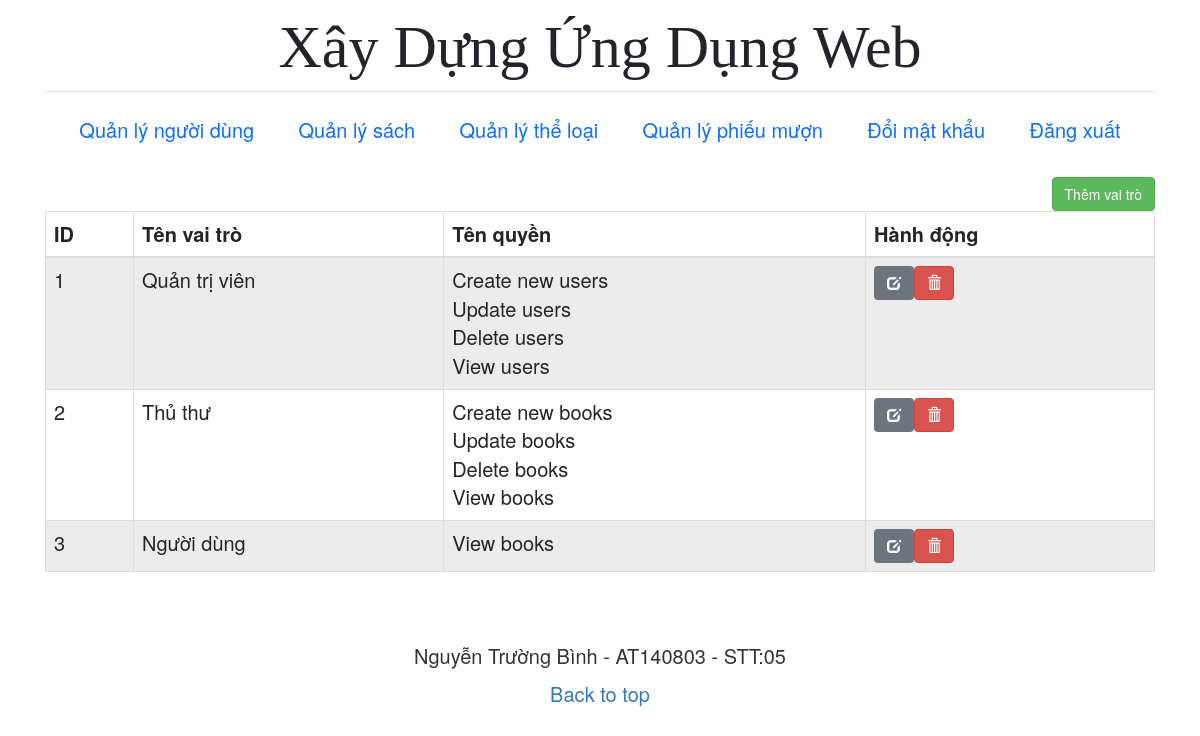
The app's page /roles/index.php (signed in), older data.
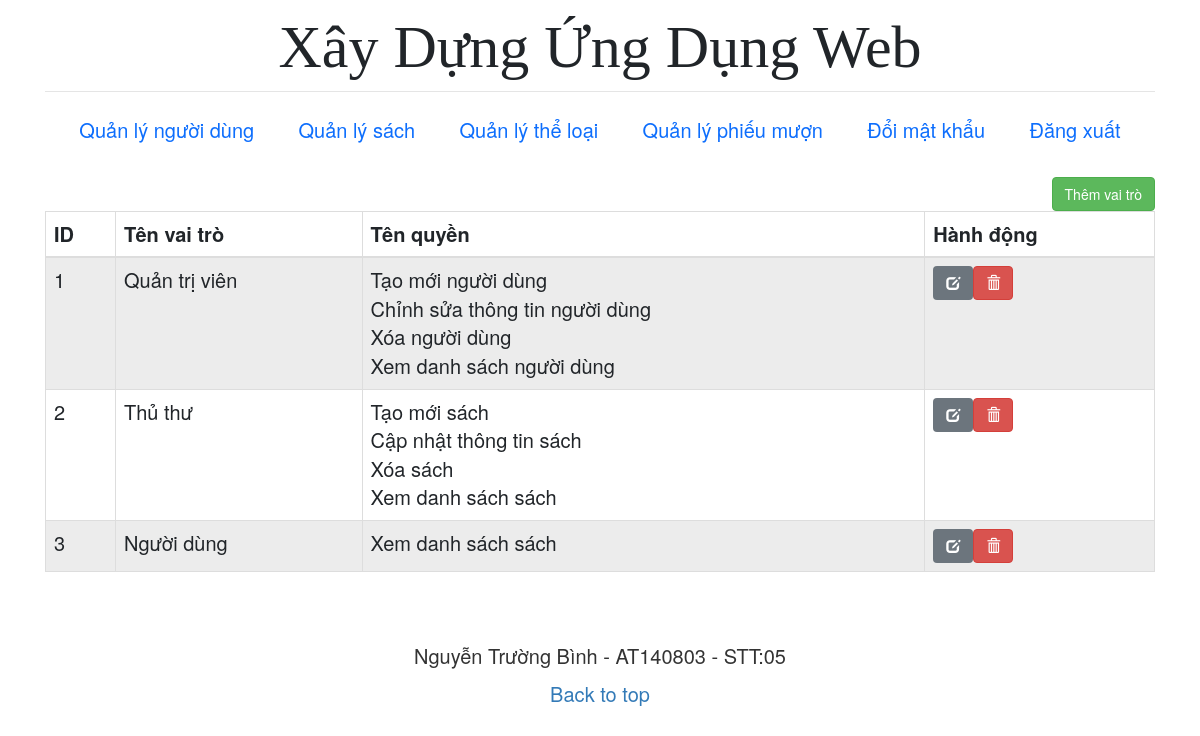
The same page, newer data.
### tables this page shows
CREATE TABLE `roles` (
  `role_id` int(11) NOT NULL,
  `role_name` varchar(255) NOT NULL
);

CREATE TABLE `roles_permissions` (
  `role_id` int(11) NOT NULL,
  `perm_id` int(11) NOT NULL
);

CREATE TABLE `permissions` (
  `perm_id` int(11) NOT NULL,
  `perm_mod` varchar(5) NOT NULL,
  `perm_desc` varchar(255) NOT NULL
);

### libs/checkPermission.php (called while the page is built)
<?php
    function checkPermission($conn, $role_id, $permission_id){
        $sql ="SELECT * FROM roles_permissions
        LEFT JOIN users ON users.role_id = roles_permissions.role_id
        WHERE users.role_id = $role_id
        AND roles_permissions.perm_id = $permission_id";
        $result = mysqli_query($conn, $sql);
        $rows = mysqli_num_rows($result);
        if ($rows == 0) {
            return false;
        } else {
            return true;
        };
    }

### roles/index.php (the view, shortened to what this page needs)
<?php include "../includes/header.php"; ?>
<?php
require_once("../libs/connection.php");
require_once("../libs/checkPermission.php");
if (checkPermission($conn, $_SESSION['role_id'], 1)) {
?>
  <main class="container">
    <a href="create.php" class="btn btn-success pull-right">Thêm vai trò</a>
    <?php
    $sql = "SELECT * FROM roles ORDER BY role_id";
    if ($result = mysqli_query($conn, $sql)) {
      if (mysqli_num_rows($result) > 0) {
        echo "<table class='table table-bordered table-striped'>";
        echo "<thead>";
        echo "<tr>";
        echo "<th>ID</th>";
        echo "<th>Tên vai trò</th>";
        echo "<th>Tên quyền</th>";
        echo "<th>Hành động</th>";
        echo "</tr>";
        echo "</thead>";
        echo "<tbody>";
        $i=1;
        while ($row = mysqli_fetch_array($result)) {
          echo "<tr>";
          echo "<td>" . $i++ . "</td>";
          echo "<td>" . $row['role_name'] . "</td>";
          $role_id = $row['role_id'];
          $query = "SELECT * FROM `permissions`
          LEFT JOIN roles_permissions ON roles_permissions.perm_id = permissions.perm_id
          WHERE roles_permissions.role_id = '$role_id'";
          $result1 = mysqli_query($conn, $query);
          echo "<td>";
          while ($data = mysqli_fetch_array($result1)){
            echo $data['perm_desc']."<br>";
          };
          echo "</td>";
          echo "<td>";
          echo "<a href='edit.php?id=" . $row['role_id'] . "' class='btn btn-secondary'><span class='glyphicon glyphicon-edit'></span></a>";
          echo "<a href='delete.php?id=" . $row['role_id'] . "' class='btn btn-danger'><span class='glyphicon glyphicon-trash'></span></a>";
          echo "</td>";
          echo "</tr>";
        }
        echo "</tbody>";
        echo "</table>";
      } else {
        echo "<p class='lead'><em>Không tìm thấy bản ghi.</em></p>";
      }
    } else {
      echo "ERROR: Không thể thực thi $sql. " . mysqli_error($conn);
    }
    ?>
  </main>
<?php
} else {
  header('Location: ../errors/403.php');
}
?>
<?php include "../includes/footer.php" ?>

### includes/header.php (shortened to what this page needs)
<!doctype html>
<html lang="en">
<head>
  <link href="http://localhost:5/udweb/asset/css/bootstrap.min.css" rel="stylesheet">
  <link href="http://localhost:5/udweb/asset/css/style.css" rel="stylesheet">
  <link rel="stylesheet" href="https://maxcdn.bootstrapcdn.com/bootstrap/3.3.7/css/bootstrap.min.css">
</head>
<body>
  <div class="container">
    <header class="blog-header">
      <div class=" flex-nowrap justify-content-between align-items-center pt-1">
        <div class="text-center">
          <a class="blog-header-logo text-dark" href="/udweb">Xây Dựng Ứng Dụng Web</a>
        </div>
      </div>
    </header>
    <div class="nav-scroller py-1 mb-2">
      <nav class="nav d-flex justify-content-between pt-2">
        <?php
        if (isset($_SESSION["loggedin"]) == false) { ?>
          <a class="p-2 link-primary" href="registration.php">Đăng ký</a>
          <a class="p-2 link-primary" href="login.php">Đăng nhập</a>
          <a class="p-2 link-primary" href="forgotPass.php">Quên mật khẩu</a>
        <?php
        } else { ?>
          <a class="p-2 link-primary" href="http://localhost:5/udweb/users">Quản lý người dùng</a>
          <a class="p-2 link-primary" href="http://localhost:5/udweb/books">Quản lý sách</a>
          <a class="p-2 link-primary" href="http://localhost:5/udweb/categories">Quản lý thể loại</a>
          <a class="p-2 link-primary" href="http://localhost:5/udweb/borrow">Quản lý phiếu mượn</a>
          <a class="p-2 link-primary" href="http://localhost:5/udweb/auth/changePass.php">Đổi mật khẩu</a>
          <a class="p-2 link-primary" href="http://localhost:5/udweb/auth/logout.php">Đăng xuất</a>
        <?php } ?>
      </nav>
    </div>
  </div>

### includes/footer.php
<footer class="blog-footer">
  <p>Nguyễn Trường Bình - AT140803 - STT:05</p>
  <p>
    <a href="#">Back to top</a>
  </p>
</footer>
</body>
</html>

### asset/css/style.css (style rules this page uses)
body, html { font-size: 20px!important; }
.blog-header { border-bottom: 1px solid #e5e5e5; }
.blog-header-logo { font-family: "Playfair Display", Georgia, "Times New Roman", serif; font-size: 3rem; }
.nav-scroller { position: relative; z-index: 2; height: 3.75rem; overflow-y: hidden; }
.nav-scroller .nav { display: flex; flex-wrap: nowrap; padding-bottom: 1rem; margin-top: -1px; overflow-x: auto; text-align: center; white-space: nowrap; -webkit-overflow-scrolling: touch; }
.blog-footer { padding: 2.5rem 0; text-align: center; }
.blog-footer p:last-child { margin-bottom: 0; }

Row changes from the older to the newer data that the page shows:
changed through a linked row, roles_permissions: perm.perm_desc "Create new users" → "Tạo mới người dùng"
changed through a linked row, roles_permissions: perm.perm_desc "Update users" → "Chỉnh sửa thông tin người dùng"
changed through a linked row, roles_permissions: perm.perm_desc "Delete users" → "Xóa người dùng"
changed through a linked row, roles_permissions: perm.perm_desc "View users" → "Xem danh sách người dùng"
changed through a linked row, roles_permissions: perm.perm_desc "Create new books" → "Tạo mới sách"
changed through a linked row, roles_permissions: perm.perm_desc "Update books" → "Cập nhật thông tin sách"
changed through a linked row, roles_permissions: perm.perm_desc "Delete books" → "Xóa sách"
changed through a linked row, roles_permissions (number 8 of 9 on the later page): perm.perm_desc "View books" → "Xem danh sách sách"
changed through a linked row, roles_permissions (number 9 of 9 on the later page): perm.perm_desc "View books" → "Xem danh sách sách"
